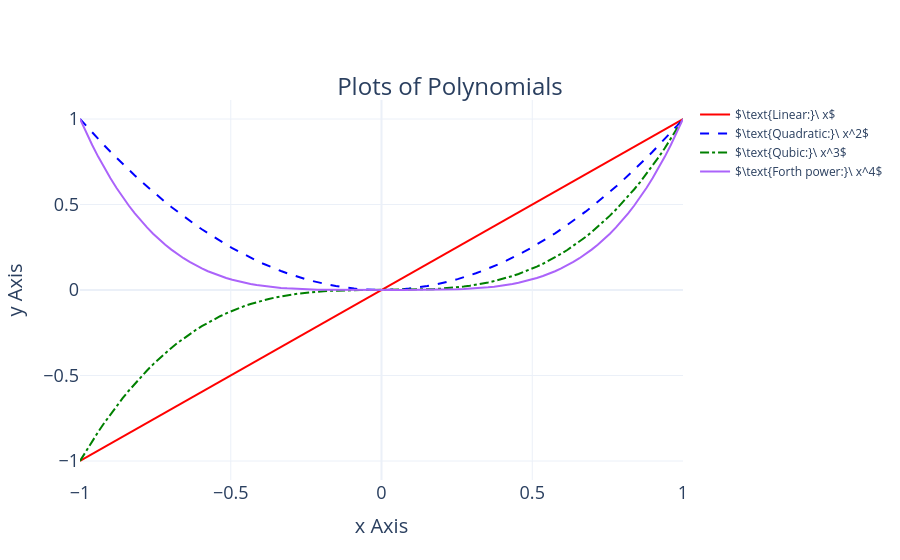
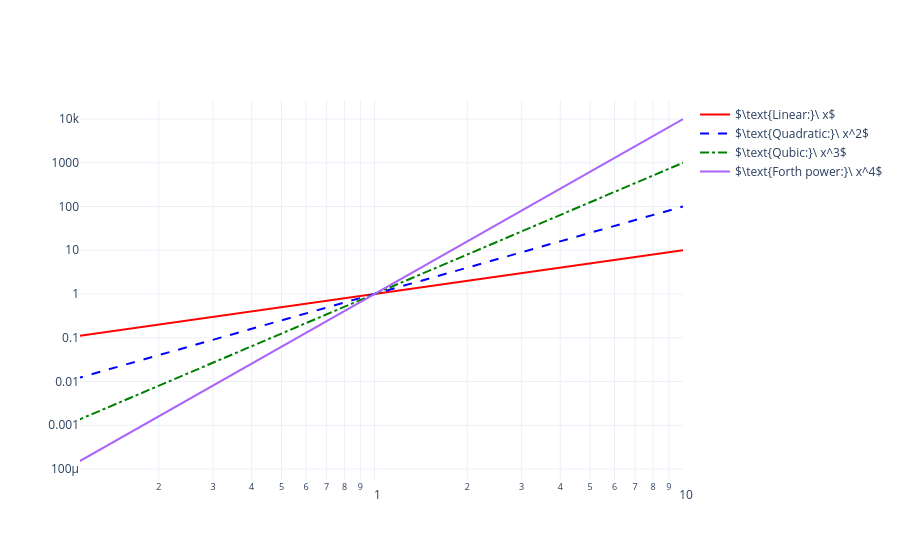

The notebook cell these images were saved under, in order:
### Markdown cell above
## Multiple lines
You can add multiple lines, with labels, by simply adding multiple plots in a single figure.

### Code cell
x = np.linspace(-1,1,100)
y1 = x
y2 = x*x
y3 = x*x*x
y4 = x*x*x*x
# Note that the name, hovertext, and line modifiers are optional
fig = go.Figure(data=[
    go.Scatter(x=x, y=y1,name=r"$\text{Linear:}\ x$",hovertext="x",line=dict(color="red")),
    go.Scatter(x=x, y=y2,name=r"$\text{Quadratic:}\ x^2$",hovertext="x*x",line=dict(color="blue",dash="dash")),
    go.Scatter(x=x, y=y3,name=r"$\text{Qubic:}\ x^3$",hovertext="x*x*x",line=dict(color="green",dash="dashdot")),
    go.Scatter(x=x, y=y4,name=r"$\text{Forth power:}\ x^4$",hovertext="x*x*x*x")
    ])
fig.update_layout(
    title=go.layout.Title(
        text="Plots of Polynomials",
        yanchor="top",
        y=0.86,
        xanchor="center",
        x=0.5,
        font=dict(size=24)),
    xaxis=go.layout.XAxis(
        title=go.layout.xaxis.Title(text="x Axis"),
        tickfont=dict(size=18),
        titlefont=dict(size=20)
    ),
    yaxis=go.layout.YAxis(
        title=go.layout.yaxis.Title(
            text="y Axis"),
        tickfont=dict(size=18),
        titlefont=dict(size=20)
    )
)
fig.show()

x = np.linspace(-1,10,100)
y1 = x
y2 = x*x
y3 = x*x*x
y4 = x*x*x*x
# Note that the name, hovertext, and line modifiers are optional

# Note that the name, hovertext, and line modifiers are optional
fig = go.Figure(data=[
    go.Scatter(x=x, y=y1,name=r"$\text{Linear:}\ x$",hovertext="x",line=dict(color="red")),
    go.Scatter(x=x, y=y2,name=r"$\text{Quadratic:}\ x^2$",hovertext="x*x",line=dict(color="blue",dash="dash")),
    go.Scatter(x=x, y=y3,name=r"$\text{Qubic:}\ x^3$",hovertext="x*x*x",line=dict(color="green",dash="dashdot")),
    go.Scatter(x=x, y=y4,name=r"$\text{Forth power:}\ x^4$",hovertext="x*x*x*x")
    ])

fig.update_layout(
    xaxis_type="log",
    yaxis_type="log"
)
fig.show()
